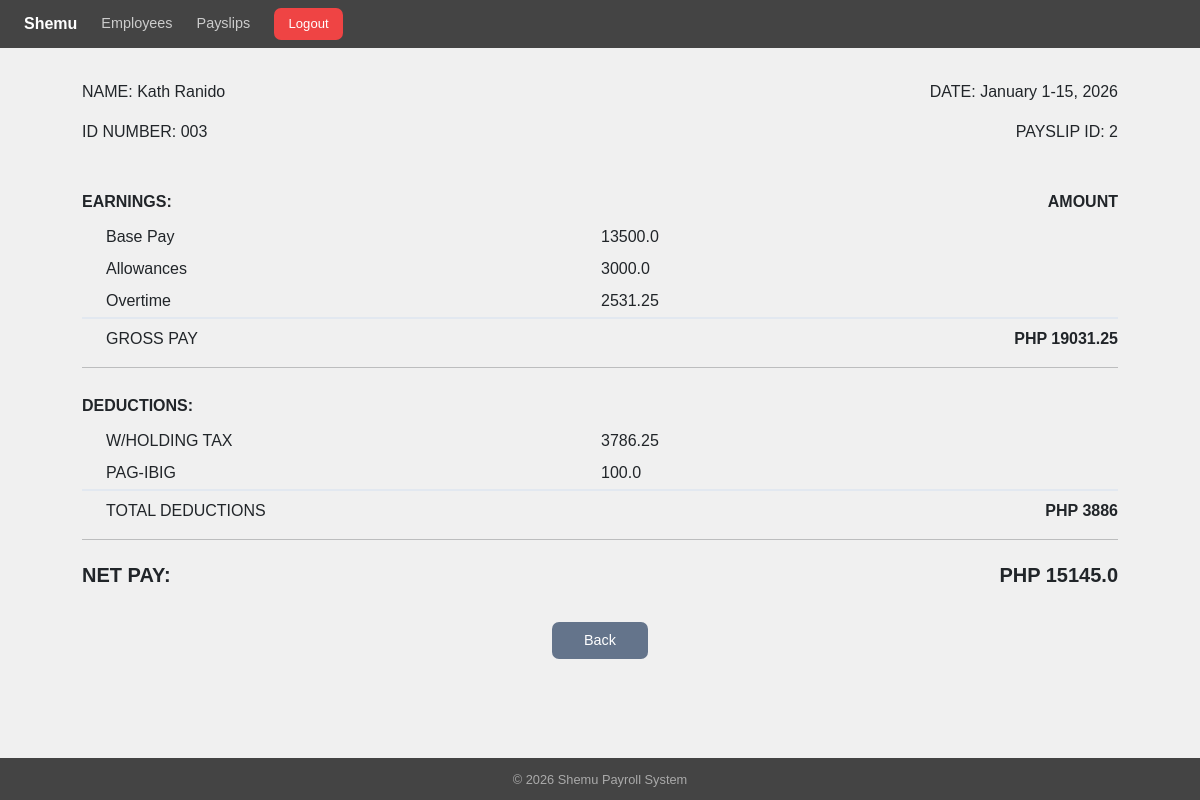
/payslip/2/ (signed in), run on the app's committed database.
### payroll_app/models.py (models this page shows, shortened)
class Payslip(models.Model):
    employee_id_number = models.ForeignKey(Employee, on_delete=models.CASCADE)
    month = models.CharField(max_length=20)
    date_range = models.CharField(max_length=50)
    year = models.CharField(max_length=10)
    pay_cycle = models.IntegerField()
    rate = models.FloatField()
    earnings_allowance = models.FloatField()
    deductions_tax = models.FloatField()
    deductions_health = models.FloatField()
    pag_ibig = models.FloatField()
    sss = models.FloatField()
    overtime = models.FloatField()
    total_pay = models.FloatField()
    def getCycleRate(self):
        return self.rate / 2

class Employee(models.Model):
    user = models.OneToOneField(User, on_delete=models.CASCADE)
    name = models.CharField(max_length=100)
    id_number = models.CharField(max_length=4, unique=True)
    rate = models.FloatField()
    overtime_pay = models.FloatField(null=True, blank=True)
    allowance = models.FloatField(null=True, blank=True)

### payroll_app/views.py (the view)
        def wrapper(request, *args, **kwargs):
            if not request.user.is_authenticated:
                return redirect('login')
            role = request.session.get('role')
            if role not in allowed_roles:
                return redirect('login')
            return view_func(request, *args, **kwargs)

### payroll_app/views.py (called while the page is built)
def role_required(allowed_roles=[]):
    def decorator(view_func):
        def wrapper(request, *args, **kwargs):
            if not request.user.is_authenticated:
                return redirect('login')
            role = request.session.get('role')
            if role not in allowed_roles:
                return redirect('login')
            return view_func(request, *args, **kwargs)
        return wrapper
    return decorator

@role_required(['admin', 'employee'])
def view_payslip(request, pk):
    payslip = get_object_or_404(Payslip, pk=pk) # fetch the Payslip with the given pk from DB, return 404 if not found
    role = request.session.get('role')
    if role == 'employee' and payslip.employee_id_number.user != request.user: # restrict employee access
        messages.error(request, "You are not allowed to view this payslip.")
        return redirect('payslips')
    gross_pay = (payslip.rate / 2) + payslip.earnings_allowance + payslip.overtime
    return render(request, 'payroll_app/view_payslip.html', {
        'payslip': payslip,
        'gross_pay': gross_pay,
    })

### payroll_app/templates/payroll_app/view_payslip.html (shortened to what this page needs)
{% extends 'payroll_app/base.html' %}
{% block content %}
  <div style="display:flex; justify-content:space-between; margin-bottom:1.5rem;">
    <div>
      <p>NAME: {{ payslip.employee_id_number.name }}</p>
      <p>ID NUMBER: {{ payslip.employee_id_number.id_number }}</p>
    </div>
    <div style="text-align:right;">
      <p>DATE: {{ payslip.date_range }}</p>
      <p>PAYSLIP ID: {{ payslip.id }}</p>
    </div>
  </div>
  <div style="margin-top:1.25rem;">
    <table style="width:100%; border-collapse:collapse; font-size:1rem; font-family:inherit;">
      <thead>
        <tr>
          <th style="width:50%; text-align:left; font-weight:700; padding:.4rem 0;">EARNINGS:</th>
          <th style="width:25%; text-align:left; font-weight:400; padding:.4rem 0;"></th>
          <th style="width:25%; text-align:right; font-weight:700; padding:.4rem 0;">AMOUNT</th>
        </tr>
        <tr>
          <td style="padding:.25rem 0 .25rem 1.5rem;">Base Pay</td>
          <td style="text-align:left;">{{ payslip.getCycleRate }}</td>
          <td></td>
        </tr>
        <tr>
          <td style="padding:.25rem 0 .25rem 1.5rem;">Allowances</td>
          <td style="text-align:left;">{{ payslip.earnings_allowance }}</td>
          <td></td>
        </tr>
        <tr>
          <td style="padding:.25rem 0 .25rem 1.5rem;">Overtime</td>
          <td style="text-align:left;">{{ payslip.overtime }}</td>
          <td></td>
        </tr>
      </thead>
      <tbody>
        <tr style="border-top:2px solid #e2e8f0;">
          <td style="padding:.25rem 0 .25rem 1.5rem;">GROSS PAY</td>
          <td></td>
          <td style="text-align:right; padding:.5rem 0; font-weight:700;">PHP {{ gross_pay }} </td>
        </tr>
      </tbody>
    </table>
  </div>
  <hr style="margin-top:.5rem;">
  <div style="margin-top:1.25rem;">
    <table style="width:100%; border-collapse:collapse; font-size:1rem; font-family:inherit;">
      <thead>
        <tr>
          <th style="width:50%; text-align:left; font-weight:700; padding:.4rem 0;">DEDUCTIONS:</th>
          <th style="width:25%; text-align:left; font-weight:400; padding:.4rem 0;"></th>
          <th style="width:25%; text-align:right; font-weight:700; padding:.4rem 0;"></th>
        </tr>
        <tr>
          <td style="padding:.25rem 0 .25rem 1.5rem;">W/HOLDING TAX</td>
          <td style="text-align:left;">{{ payslip.deductions_tax }}</td>
          <td></td>
        </tr>
        {% if payslip.pay_cycle == 1 %}
        <tr>
          <td style="padding:.25rem 0 .25rem 1.5rem;">PAG-IBIG</td>
          <td style="text-align:left;">{{ payslip.pag_ibig }}</td>
          <td></td>
        </tr>
        {% endif %}
      </thead>
      <tbody>
        <tr style="border-top:2px solid #e2e8f0;">
          <td style="padding:.25rem 0 .25rem 1.5rem;">TOTAL DEDUCTIONS</td>
          <td></td>
          <td style="text-align:right; padding:.5rem 0; font-weight:700;">PHP {{ payslip.deductions_tax|add:payslip.pag_ibig|add:payslip.deductions_health|add:payslip.sss }}</td>
        </tr>
      </tbody>
    </table>
  </div>
  <hr style="margin-top:.5rem;">
  <div style="display:flex; justify-content:space-between; margin-top:1.25rem; font-size:1.25rem; font-weight:700;">
    <span>NET PAY:</span>
    <span>PHP {{ payslip.total_pay }}</span>
  </div>
<div style="display:flex; justify-content:center; margin-top:2rem;">
  <form method="POST" action="{% url 'payslips' %}">
    <button type="submit" class="btn-shemu-secondary" style="font-size:0.90rem; padding:0.50rem 2rem;">
      Back
    </button>
  </form>
</div>
{% endblock %}

### payroll_app/templates/payroll_app/base.html (style rules this page uses)
body { background: #f0f0f0; font-family: Arial, sans-serif; min-height: 100vh; display: flex; flex-direction: column; }
.btn-shemu-secondary { background: #64748b; color: #fff; border: none; padding: .4rem .9rem; border-radius: 7px; font-size: .82rem; cursor: pointer; text-decoration: none; display: inline-flex; align-items: center; }

### data on the page
Payslip: employee_id_number.name "Kath Ranido", employee_id_number.id_number "003", date_range "January 1-15, 2026", id "2", getCycleRate "13500.0", earnings_allowance "3000.0", overtime "2531.25", deductions_tax "3786.25", pag_ibig "100.0", deductions_tax|add "3886", total_pay "15145.0"

### other printed values
{{ gross_pay }} "19031.25"
